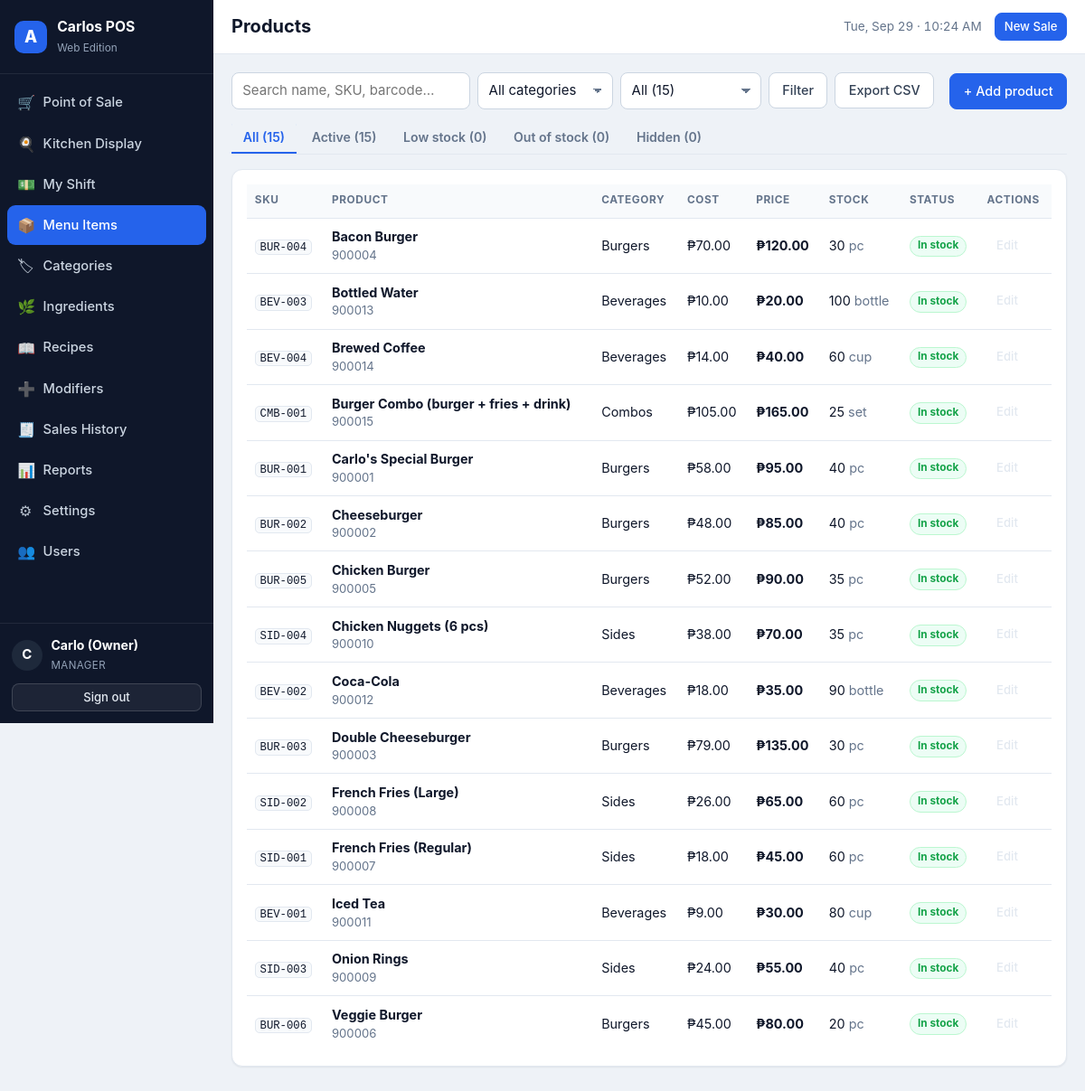
Screenshot of /index.php?page=products (signed in) with the database file from the repository.
### tables this page shows
CREATE TABLE IF NOT EXISTS `users` (
  `id`            INT UNSIGNED NOT NULL AUTO_INCREMENT,
  `name`          VARCHAR(100) NOT NULL,
  `username`      VARCHAR(50)  NOT NULL,
  `password_hash` VARCHAR(255) NOT NULL,
  `role`          ENUM('admin','cashier') NOT NULL DEFAULT 'cashier',
  `active`        TINYINT(1)   NOT NULL DEFAULT 1,
  `last_login`    DATETIME NULL DEFAULT NULL,
  `created_at`    DATETIME NOT NULL DEFAULT CURRENT_TIMESTAMP,
  PRIMARY KEY (`id`),
  UNIQUE KEY `uq_users_username` (`username`)
);

CREATE TABLE IF NOT EXISTS `products` (
  `id`            INT UNSIGNED NOT NULL AUTO_INCREMENT,
  `sku`           VARCHAR(64)  NOT NULL,
  `barcode`       VARCHAR(64)  NULL DEFAULT NULL,
  `name`          VARCHAR(200) NOT NULL,
  `category_id`   INT UNSIGNED NULL DEFAULT NULL,
  `cost_price`    DECIMAL(12,2) NOT NULL DEFAULT 0.00,
  `selling_price` DECIMAL(12,2) NOT NULL DEFAULT 0.00,
  `stock_qty`     DECIMAL(12,3) NOT NULL DEFAULT 0.000,
  `reorder_level` DECIMAL(12,3) NOT NULL DEFAULT 5.000,
  `unit`          VARCHAR(20)  NOT NULL DEFAULT 'pc',
  `tax_exempt`    TINYINT(1)   NOT NULL DEFAULT 0,
  `active`        TINYINT(1)   NOT NULL DEFAULT 1,
  `created_at`    DATETIME NOT NULL DEFAULT CURRENT_TIMESTAMP,
  `updated_at`    DATETIME NULL DEFAULT NULL ON UPDATE CURRENT_TIMESTAMP,
  PRIMARY KEY (`id`),
  UNIQUE KEY `uq_products_sku` (`sku`),
  UNIQUE KEY `uq_products_barcode` (`barcode`),
  KEY `ix_products_cat` (`category_id`),
  KEY `ix_products_name` (`name`),
  CONSTRAINT `fk_products_category` FOREIGN KEY (`category_id`)
    REFERENCES `categories` (`id`) ON DELETE SET NULL ON UPDATE CASCADE
);

CREATE TABLE IF NOT EXISTS `categories` (
  `id`         INT UNSIGNED NOT NULL AUTO_INCREMENT,
  `name`       VARCHAR(100) NOT NULL,
  `created_at` DATETIME NOT NULL DEFAULT CURRENT_TIMESTAMP,
  PRIMARY KEY (`id`),
  UNIQUE KEY `uq_categories_name` (`name`)
);

### app/helpers.php (called while the page is built, shortened)
<?php
function e($value)
{
    return htmlspecialchars((string) $value, ENT_QUOTES | ENT_SUBSTITUTE, 'UTF-8');
}
function base_url($path = '')
{
    static $base = null;
    if ($base === null) {
        if (BASE_URL !== '') {
            $base = rtrim(BASE_URL, '/');
        } else {
            $script = $_SERVER['SCRIPT_NAME'] ?? '/index.php';
            $dir    = str_replace('\\', '/', dirname($script));
            $base   = ($dir === '/' || $dir === '.') ? '' : rtrim($dir, '/');
        }
    }
    return $base . '/' . ltrim((string) $path, '/');
}
function asset($path)
{
    return base_url('assets/' . ltrim($path, '/'));
}
function is_post()
{
    return ($_SERVER['REQUEST_METHOD'] ?? 'GET') === 'POST';
}
function get($key, $default = '')
{
    return isset($_GET[$key]) ? (is_string($_GET[$key]) ? trim($_GET[$key]) : $_GET[$key]) : $default;
}
function is_logged_in()
{
    return !empty($_SESSION['user_id']);
}
function current_user()
{
    static $user = false;
    if ($user === false) {
        $user = null;
        if (is_logged_in()) {
            $user = db_one('SELECT id, name, username, role, active FROM users WHERE id = ? AND active = 1',
                           [(int) $_SESSION['user_id']]);
        }
    }
    return $user;
}
function require_login()
{
    current_user();
}
function require_admin()
{
    require_login();
}
function money($amount, $withSymbol = true)
{
    $dp      = (int) setting('decimal_places', '2');
    $symbol  = setting('currency_symbol', '₱');
    $number  = number_format((float) $amount, $dp, '.', ',');
    return setting('currency_position', 'before') === 'before'
        ? $symbol . $number
        : $number . ' ' . $symbol;
}
function initial($name)
{
    $name = trim((string) $name);
    return function_exists('mb_substr')
        ? mb_strtoupper(mb_substr($name, 0, 1))
        : strtoupper(substr($name, 0, 1));
}
function fmt_qty($qty)
{
    return rtrim(rtrim(number_format((float) $qty, 3, '.', ''), '0'), '.');
}
function setting($key, $default = '')
{
    global $APP_SETTINGS;
    return $APP_SETTINGS[$key];
}
function paginate($total, $perPage, $currentPage, $baseQuery = [])
{
    $pages = max(1, (int) ceil($total / max(1, $perPage)));
    $page  = min(max(1, (int) $currentPage), $pages);
    return [
        'total'   => (int) $total,
        'perPage' => (int) $perPage,
        'pages'   => $pages,
        'page'    => $page,
        'offset'  => ($page - 1) * $perPage,
        'from'    => $total ? ($page - 1) * $perPage + 1 : 0,
        'to'      => min($total, $page * $perPage),
    ];
}
function role_label($role)
{
    return $role === 'admin' ? 'Manager' : 'Cashier';
}

### app/controllers/products.php (called while the page is built, shortened)
<?php
function products_controller()
{
    $action = get('action', 'list');
    $q       = (string) get('q', '');
    $cat     = (int) get('cat', 0);
    $status  = (string) get('status', 'all');
    $pageNum = (int) get('p', 1);
    $where  = ['1=1'];
    $params = [];
    $whereSql = implode(' AND ', $where);
    $total = (int) db_val(
        "SELECT COUNT(*) FROM products p WHERE $whereSql",
        $params
    );
    $pager = paginate($total, 24, $pageNum);
    $rows = db_all(
        "SELECT p.*, c.name AS category_name
           FROM products p
           LEFT JOIN categories c ON c.id = p.category_id
          WHERE $whereSql
          ORDER BY p.name
          LIMIT {$pager['perPage']} OFFSET {$pager['offset']}",
        $params
    );
    $counts = [
        'all'      => (int) db_val('SELECT COUNT(*) FROM products'),
        'active'   => (int) db_val('SELECT COUNT(*) FROM products WHERE active = 1'),
        'low'      => (int) db_val('SELECT COUNT(*) FROM products WHERE active = 1 AND stock_qty > 0 AND stock_qty <= reorder_level'),
        'out'      => (int) db_val('SELECT COUNT(*) FROM products WHERE active = 1 AND stock_qty <= 0'),
        'inactive' => (int) db_val('SELECT COUNT(*) FROM products WHERE active = 0'),
    ];
    $edit = null;
    return [
        'title'      => 'Products',
        'rows'       => $rows,
        'pager'      => $pager,
        'counts'     => $counts,
        'categories' => db_all('SELECT id, name FROM categories ORDER BY name'),
        'q'          => $q,
        'cat'        => $cat,
        'status'     => $status,
        'edit'       => $edit,
        'movements'  => $edit ? db_all(
            'SELECT * FROM stock_movements WHERE product_id = ? ORDER BY id DESC LIMIT 10',
            [$edit['id']]
        ) : [],
    ];
}

### app/db.php (called while the page is built, shortened)
<?php
function db()
{
    static $pdo = null;
    if ($pdo === null) {
        $dsn = 'mysql:host=' . DB_HOST . ';dbname=' . DB_NAME . ';charset=' . DB_CHARSET;
        $pdo = new PDO($dsn, DB_USER, DB_PASS, [
            PDO::ATTR_ERRMODE            => PDO::ERRMODE_EXCEPTION,
            PDO::ATTR_DEFAULT_FETCH_MODE => PDO::FETCH_ASSOC,
            PDO::ATTR_EMULATE_PREPARES   => false,
        ]);
    }
    return $pdo;
}
function db_all($sql, $params = [])
{
    $st = db()->prepare($sql);
    $st->execute($params);
    return $st->fetchAll();
}
function db_one($sql, $params = [])
{
    $st = db()->prepare($sql);
    $st->execute($params);
    $row = $st->fetch();
    return $row === false ? null : $row;
}
function db_val($sql, $params = [])
{
    $row = db_one($sql, $params);
    return $row === null ? null : array_values($row)[0];
}

### app/views/products.php (the view, shortened to what this page needs)
<?php
$rows   = $data['rows'];
$counts = $data['counts'];
$tabs = [
    'all'      => 'All (' . $counts['all'] . ')',
    'active'   => 'Active (' . $counts['active'] . ')',
    'low'      => 'Low stock (' . $counts['low'] . ')',
    'out'      => 'Out of stock (' . $counts['out'] . ')',
    'inactive' => 'Hidden (' . $counts['inactive'] . ')',
];
?>
<div class="page-actions">
  <form class="filters" method="get" action="<?= e(base_url('index.php')) ?>">
    <input type="text" name="q" class="input" placeholder="Search name, SKU, barcode…" value="<?= e($data['q']) ?>">
    <select name="cat" class="input">
      <option value="0">All categories</option>
    </select>
    <select name="status" class="input">
      <?php foreach ($tabs as $k => $label): ?>
        <option value="<?= e($k) ?>" <?= $data['status'] === $k ? 'selected' : '' ?>><?= e($tabs[$k]) ?></option>
      <?php endforeach; ?>
    </select>
    <button class="btn btn-ghost" type="submit">Filter</button>
    <a class="btn btn-ghost" href="<?= e(base_url('index.php?page=products&action=export')) ?>">Export CSV</a>
  </form>
  <a class="btn btn-primary" href="<?= e(base_url('index.php?page=products&action=add')) ?>">+ Add product</a>
</div>
<div class="tabs">
  <?php foreach ($tabs as $k => $label): ?>
    <a class="tab<?= $data['status'] === $k ? ' active' : '' ?>"
       href="<?= e(base_url('index.php?page=products&status=' . $k . '&q=' . urlencode($data['q']) . '&cat=' . $data['cat'])) ?>">
      <?= e($label) ?>
    </a>
  <?php endforeach; ?>
</div>
<div class="card">
  <div class="table-wrap">
    <table class="table">
      <thead>
        <tr>
          <th>SKU</th><th>Product</th><th>Category</th>
          <th class="right">Cost</th><th class="right">Price</th>
          <th class="right">Stock</th><th>Status</th><th class="right">Actions</th>
        </tr>
      </thead>
      <tbody>
      <?php foreach ($rows as $r): ?>
        <?php
          $stock = (float) $r['stock_qty'];
          $state = $stock <= 0 ? 'out' : ($stock <= (float) $r['reorder_level'] ? 'low' : 'ok');
        ?>
        <tr>
          <td><code><?= e($r['sku']) ?></code></td>
          <td>
            <strong><?= e($r['name']) ?></strong>
            <?php if ($r['barcode']): ?><div class="muted small"><?= e($r['barcode']) ?></div><?php endif; ?>
          </td>
          <td><?= e($r['category_name'] ?? 'Uncategorized') ?></td>
          <td class="right"><?= e(money($r['cost_price'])) ?></td>
          <td class="right"><strong><?= e(money($r['selling_price'])) ?></strong></td>
          <td class="right"><?= e(fmt_qty($stock)) ?> <span class="muted"><?= e($r['unit']) ?></span></td>
          <td>
            <?php if (!$r['active']): ?>
              <span class="pill pill-muted">Hidden</span>
            <?php else: ?>
              <span class="pill pill-<?= e($state) ?>"><?= $state === 'out' ? 'Out of stock' : ($state === 'low' ? 'Low: ' . fmt_qty($stock) : 'In stock') ?></span>
            <?php endif; ?>
          </td>
          <td class="right">
            <a class="btn btn-sm btn-ghost" href="<?= e(base_url('index.php?page=products&action=edit&id=' . $r['id'])) ?>">Edit</a>
          </td>
        </tr>
      <?php endforeach; ?>
      </tbody>
    </table>
  </div>
</div>

### app/views/layout/header.php (shortened to what this page needs)
<?php
$user     = $layout === 'app' ? current_user() : null;
$title    = $data['title'] ?? ucfirst($page ?? 'POS');
$navItems = [
    'pos'        => ['Point of Sale',   'cart',    'user'],
    'kitchen'    => ['Kitchen Display', 'kitchen', 'user'],
    'shifts'     => ['My Shift',        'drawer',  'user'],
    'products'   => ['Menu Items',      'box',     'admin'],
    'categories' => ['Categories',      'tag',     'admin'],
    'inventory'  => ['Ingredients',     'leaf',    'admin'],
    'recipes'    => ['Recipes',         'recipe',  'admin'],
    'modifiers'  => ['Modifiers',       'plus',    'admin'],
    'sales'      => ['Sales History',   'receipt', 'admin'],
    'reports'    => ['Reports',         'chart',   'admin'],
    'settings'   => ['Settings',        'gear',    'user'],
    'users'      => ['Users',           'users',   'admin'],
];
?>
<!DOCTYPE html>
<html lang="en">
<head>
<link rel="stylesheet" href="<?= e(asset('css/app.css')) ?>">
</head>
<body class="layout-<?= e($layout) ?><?= $page === 'pos' ? ' page-pos' : '' ?>">
<?php if ($layout === 'app'): ?>
<div class="app-shell">
  <aside class="sidebar" id="sidebar">
    <div class="brand">
      <div class="brand-mark">A</div>
      <div class="brand-text">
        <strong>Carlos POS</strong>
        <span>Web Edition</span>
      </div>
    </div>
    <nav class="nav">
      <?php foreach ($navItems as $key => [$label, $icon, $required]): ?>
        <a class="nav-link<?= $page === $key ? ' active' : '' ?>" href="<?= e(base_url('index.php?page=' . $key)) ?>">
          <span class="ico ico-<?= e($icon) ?>" aria-hidden="true"></span>
          <span class="nav-label"><?= e($label) ?></span>
        </a>
      <?php endforeach; ?>
    </nav>
    <div class="sidebar-foot">
      <div class="who">
        <div class="avatar"><?= e(initial($user['name'])) ?></div>
        <div>
          <strong><?= e($user['name']) ?></strong>
          <span class="role"><?= e(role_label($user['role'])) ?></span>
        </div>
      </div>
      <a class="btn btn-ghost btn-sm" href="<?= e(base_url('index.php?page=logout')) ?>">Sign out</a>
    </div>
  </aside>
  <div class="main">
    <header class="topbar">
      <div class="topbar-title">
        <h1><?= e($title) ?></h1>
      </div>
      <div class="topbar-meta">
        <span class="clock" id="clock"><?= e(date('D, M d · h:i A')) ?></span>
        <a class="btn btn-primary btn-sm" href="<?= e(base_url('index.php?page=pos')) ?>">New Sale</a>
      </div>
    </header>
    <main class="content">
<?php endif; ?>

### rows the page displays
users: name "C", name "Carlo (Owner)", role "MANAGER"
products: status "All (15)", sku "CMB-001", name "Burger Combo (burger + fries + drink)", barcode "900015", category.name "Combos", cost_price "₱105.00", selling_price "₱165.00", stock_qty "25", unit "set", reorder_level "In stock"
products: sku "BUR-004", name "Bacon Burger", barcode "900004", category.name "Burgers", cost_price "₱70.00", selling_price "₱120.00", stock_qty "30", unit "pc", reorder_level "In stock"
products: sku "BEV-003", name "Bottled Water", barcode "900013", category.name "Beverages", cost_price "₱10.00", selling_price "₱20.00", stock_qty "100", unit "bottle", reorder_level "In stock"
products: sku "BEV-004", name "Brewed Coffee", barcode "900014", category.name "Beverages", cost_price "₱14.00", selling_price "₱40.00", stock_qty "60", unit "cup", reorder_level "In stock"
products: sku "BUR-001", name "Carlo's Special Burger", barcode "900001", category.name "Burgers", cost_price "₱58.00", selling_price "₱95.00", stock_qty "40", unit "pc", reorder_level "In stock"
products: sku "BUR-002", name "Cheeseburger", barcode "900002", category.name "Burgers", cost_price "₱48.00", selling_price "₱85.00", stock_qty "40", unit "pc", reorder_level "In stock"
products: sku "BUR-005", name "Chicken Burger", barcode "900005", category.name "Burgers", cost_price "₱52.00", selling_price "₱90.00", stock_qty "35", unit "pc", reorder_level "In stock"
products: sku "SID-004", name "Chicken Nuggets (6 pcs)", barcode "900010", category.name "Sides", cost_price "₱38.00", selling_price "₱70.00", stock_qty "35", unit "pc", reorder_level "In stock"
products: sku "BEV-002", name "Coca-Cola", barcode "900012", category.name "Beverages", cost_price "₱18.00", selling_price "₱35.00", stock_qty "90", unit "bottle", reorder_level "In stock"
products: sku "BUR-003", name "Double Cheeseburger", barcode "900003", category.name "Burgers", cost_price "₱79.00", selling_price "₱135.00", stock_qty "30", unit "pc", reorder_level "In stock"
products: sku "SID-002", name "French Fries (Large)", barcode "900008", category.name "Sides", cost_price "₱26.00", selling_price "₱65.00", stock_qty "60", unit "pc", reorder_level "In stock"
products: sku "SID-001", name "French Fries (Regular)", barcode "900007", category.name "Sides", cost_price "₱18.00", selling_price "₱45.00", stock_qty "60", unit "pc", reorder_level "In stock"
products: sku "BEV-001", name "Iced Tea", barcode "900011", category.name "Beverages", cost_price "₱9.00", selling_price "₱30.00", stock_qty "80", unit "cup", reorder_level "In stock"
products: sku "SID-003", name "Onion Rings", barcode "900009", category.name "Sides", cost_price "₱24.00", selling_price "₱55.00", stock_qty "40", unit "pc", reorder_level "In stock"
products: sku "BUR-006", name "Veggie Burger", barcode "900006", category.name "Burgers", cost_price "₱45.00", selling_price "₱80.00", stock_qty "20", unit "pc", reorder_level "In stock"

### other values shown
$label "Point of Sale"
$label "Kitchen Display"
$label "My Shift"
$label "Menu Items"
$label "Categories"
$label "Ingredients"
$label "Recipes"
$label "Modifiers"
$label "Sales History"
$label "Reports"
$label "Settings"
$label "Users"
$title "Products"
$label "All (15)"
$label "Active (15)"
